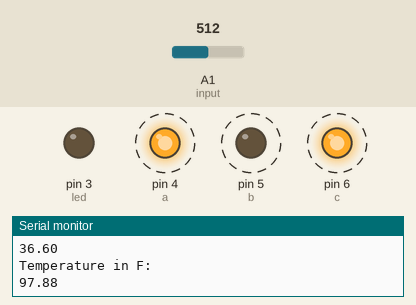
Bench run of a sketch on a simulated Arduino Uno, built with avr-gcc and run on an emulated ATmega328P. Parts: output pins drawn as LEDs (lit = HIGH), the last lines printed to the serial monitor. Dashed ring = blinking. The test bench sets the inputs (shaded band); at power-on: A1 (input) = 512.

Above: at 1.2 s.
1.3 s: A1 (input) set to 483
4.3 s: A1 (input) set to 460
At 4.68 s:
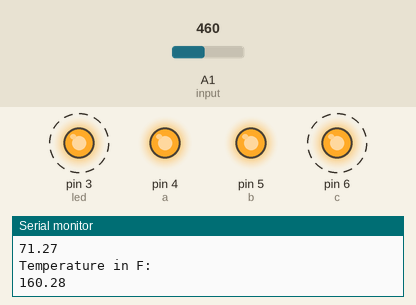
7.3 s: A1 (input) set to 453
10.3 s: A1 (input) set to 438
At 11.2 s:
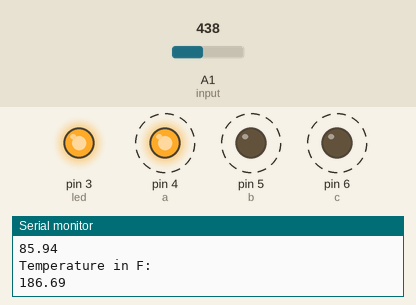
13.3 s: A1 (input) set to 511
At 14.3 s:
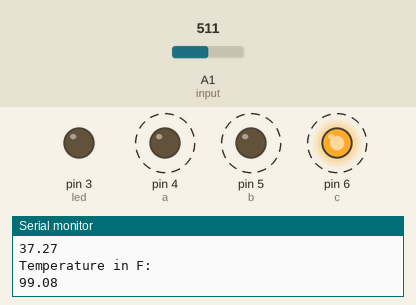
16.3 s: A1 (input) set to 306
At 16.9 s:
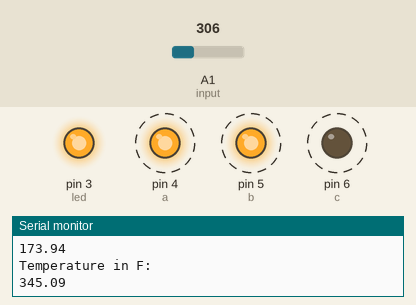
Timing chart, 0 to 20.3 s (numbered marks = the images above; inputs shaded):
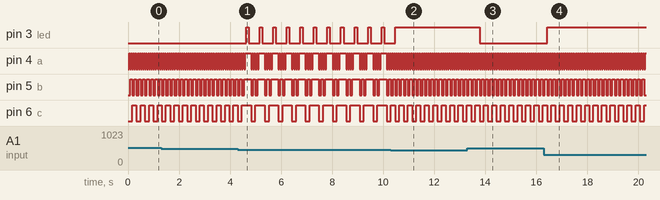

Measured:
- the behaviour switches between 477 and 476 on A1 (input) (found by bisection; images 0 and 1)
- the behaviour switches between 447 and 446 on A1 (input) (found by bisection; images 1 and 2)
- after the input at 4.3 s, pin 3 (led): alternates HIGH for 0.10 s and LOW for 0.43 s, starting after 0.33 s; pin 6 (c): alternates HIGH for 0.37 s and LOW for 0.16 s, starting after 0.53 s
- after the input at 10.3 s, pin 3 (led): goes on until 10.5 s, then stays HIGH; pin 6 (c): alternates HIGH for 0.17 s and LOW for 0.16 s, starting after 0.17 s
- after the input at 13.3 s, pin 3 (led): HIGH → LOW after 0.48 s
- after the input at 16.3 s, pin 3 (led): LOW → HIGH after 0.12 s
- by itself, pin 4 (a): alternates HIGH for 0.04 s and LOW for 0.04 s
- by itself, pin 5 (b): alternates HIGH for 0.08 s and LOW for 0.08 s

The sketch:

RFR_code_final.ino
```cpp
#include <Wire.h>


bool isFlashing = false;
bool isFlashingBad = false;
const int a = 4;
const int b = 5;
const int c = 6;
const int input = A1;
const int led = 3;
double temps[8];
double tempsF[8];

// TODO: Set a cutoff voltage under which the resistor is hotter than 60 degrees celsius.
const int CUTOFF = 0;
int reg = 0;

// for testing purposes. these all need to be chekced
int millivoltDropPerDegreeC=6;
double degreeCPerStep = -0.6667;
double restingVoltage = 533.9;


void setup() {
  // digital selection pins for the multiplexer

  pinMode(a, OUTPUT);
  pinMode(b, OUTPUT);
  pinMode(c, OUTPUT);
  pinMode(led, OUTPUT);

  Serial.begin(9600);
  Wire.begin(1);
  Wire.onReceive(receiveEvent);
  Wire.onRequest(requestEvent);
}

void receiveEvent(int numBytes) {
  if (numBytes < 1) {
    return;
  }

  int received = Wire.read();

  if (received >= 0 && received < 8) {
    reg = received;
  }

  while (Wire.available()) {
    Wire.read();
  }
}

void requestEvent(){
  double value = temps[reg];
  Wire.write((const uint8_t*)&value, sizeof(double));
  reg = (reg + 1) % 8;
}
void loop() {
  // track the minimum voltage (highest temperature)
  double maxTemp = -1024;
  double maxTempF = -1024;
  for (int currentSelection = 0; currentSelection < 8; ++currentSelection) {

    digitalWrite(a, bitRead(currentSelection, 0));
    digitalWrite(b, bitRead(currentSelection, 1));
    digitalWrite(c, bitRead(currentSelection, 2));

    // Serial.println("current selection: ");
    // Serial.println(currentSelection);
    // Serial.println("in binary: ");
    // Serial.print(bitRead(currentSelection, 2));
    // Serial.print(bitRead(currentSelection, 1));
    // Serial.print(bitRead(currentSelection, 0));
    // Serial.print("\n");
    delay(30);

    // int from 0-1023
    int sumVoltage = 0;
    const int NUM_SAMPLES = 10;

    for (int j = 0; j < NUM_SAMPLES; j++){
      int voltage = analogRead(input);
      // Serial.println("voltage of selection: ");
      // Serial.println(voltage);
      sumVoltage += voltage;
      delay(1);
    }

    double average = sumVoltage / (float)NUM_SAMPLES;


    double temperature = 22+(degreeCPerStep*(average - restingVoltage));
    double temperatureF = (1.8*temperature) + 32;

    temps[currentSelection] = temperature;
    tempsF[currentSelection] = temperatureF;

    if (temperature > maxTemp){
      maxTemp = temperature;
      maxTempF = temperatureF;
    }
    // Serial.println(temps[currentSelection]);
  }

  Serial.println(maxTemp);
  Serial.println("Temperature in F: ");
  Serial.println(maxTempF);
  if (maxTemp > 60){
    isFlashing = true;
    isFlashingBad = false;
    if (maxTemp > 80){
      isFlashingBad = true;
    }
  } else {
    isFlashing = false;
    isFlashingBad = false;
  }

  if (isFlashingBad){
    digitalWrite(led, HIGH);
  } else if (isFlashing) {
    digitalWrite(led, HIGH);
    delay(100);
    Serial.println("Turn on");
    digitalWrite(led, LOW);
    delay(100);
    Serial.println("Turn off");
  }else {
    digitalWrite(led, LOW);
}
}
```
